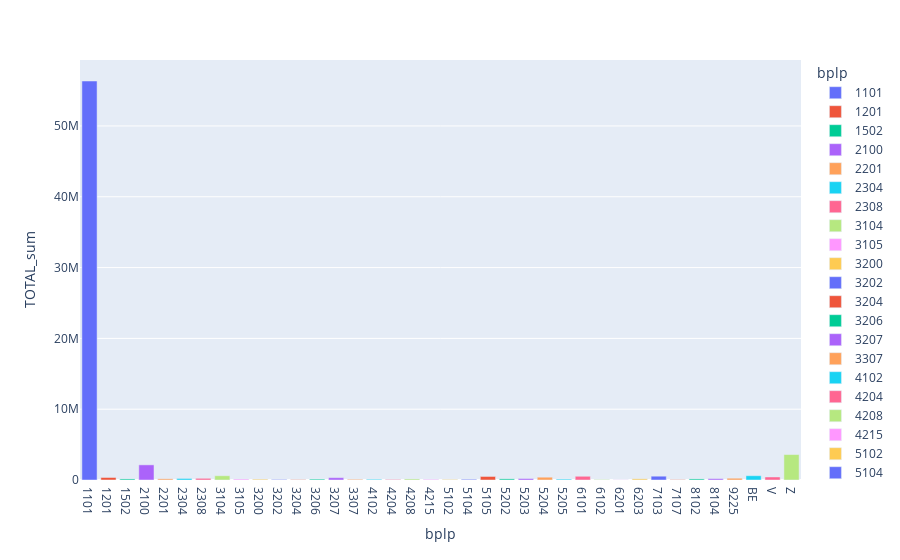

Here is the notebook cell this chart was saved with:
### Code cell
import plotly.express as px
fig = px.bar(country_of_origin_df, x='bplp', y='TOTAL_sum', color='bplp')
fig

### Figure 1 — Plotly figure (JSON) as saved in the notebook; plotly's stock layout.template omitted (floating-point values rounded to 4 significant figures)
{"data": [{"alignmentgroup": "True", "hovertemplate": "bplp=%{x}<br>TOTAL_sum=%{y}<extra></extra>", "legendgroup": "1101", "marker": {"color": "#636efa"}, "name": "1101", "offsetgroup": "1101", "orientation": "v", "showlegend": true, "textposition": "auto", "type": "bar", "x": ["1101"], "xaxis": "x", "y": [56349729], "yaxis": "y"}, {"alignmentgroup": "True", "hovertemplate": "bplp=%{x}<br>TOTAL_sum=%{y}<extra></extra>", "legendgroup": "1201", "marker": {"color": "#EF553B"}, "name": "1201", "offsetgroup": "1201", "orientation": "v", "showlegend": true, "textposition": "auto", "type": "bar", "x": ["1201"], "xaxis": "x", "y": [355757], "yaxis": "y"}, {"alignmentgroup": "True", "hovertemplate": "bplp=%{x}<br>TOTAL_sum=%{y}<extra></extra>", "legendgroup": "1502", "marker": {"color": "#00cc96"}, "name": "1502", "offsetgroup": "1502", "orientation": "v", "showlegend": true, "textposition": "auto", "type": "bar", "x": ["1502"], "xaxis": "x", "y": [149423], "yaxis": "y"}, {"alignmentgroup": "True", "hovertemplate": "bplp=%{x}<br>TOTAL_sum=%{y}<extra></extra>", "legendgroup": "2100", "marker": {"color": "#ab63fa"}, "name": "2100", "offsetgroup": "2100", "orientation": "v", "showlegend": true, "textposition": "auto", "type": "bar", "x": ["2100"], "xaxis": "x", "y": [2139231], "yaxis": "y"}, {"alignmentgroup": "True", "hovertemplate": "bplp=%{x}<br>TOTAL_sum=%{y}<extra></extra>", "legendgroup": "2201", "marker": {"color": "#FFA15A"}, "name": "2201", "offsetgroup": "2201", "orientation": "v", "showlegend": true, "textposition": "auto", "type": "bar", "x": ["2201"], "xaxis": "x", "y": [167860], "yaxis": "y"}, {"alignmentgroup": "True", "hovertemplate": "bplp=%{x}<br>TOTAL_sum=%{y}<extra></extra>", "legendgroup": "2304", "marker": {"color": "#19d3f3"}, "name": "2304", "offsetgroup": "2304", "orientation": "v", "showlegend": true, "textposition": "auto", "type": "bar", "x": ["2304"], "xaxis": "x", "y": [214530], "yaxis": "y"}, {"alignmentgroup": "True", "hovertemplate": "bplp=%{x}<br>TOTAL_sum=%{y}<extra></extra>", "legendgroup": "2308", "marker": {"color": "#FF6692"}, "name": "2308", "offsetgroup": "2308", "orientation": "v", "showlegend": true, "textposition": "auto", "type": "bar", "x": ["2308"], "xaxis": "x", "y": [238326], "yaxis": "y"}, {"alignmentgroup": "True", "hovertemplate": "bplp=%{x}<br>TOTAL_sum=%{y}<extra></extra>", "legendgroup": "3104", "marker": {"color": "#B6E880"}, "name": "3104", "offsetgroup": "3104", "orientation": "v", "showlegend": true, "textposition": "auto", "type": "bar", "x": ["3104"], "xaxis": "x", "y": [603216], "yaxis": "y"}, {"alignmentgroup": "True", "hovertemplate": "bplp=%{x}<br>TOTAL_sum=%{y}<extra></extra>", "legendgroup": "3105", "marker": {"color": "#FF97FF"}, "name": "3105", "offsetgroup": "3105", "orientation": "v", "showlegend": true, "textposition": "auto", "type": "bar", "x": ["3105"], "xaxis": "x", "y": [131908], "yaxis": "y"}, {"alignmentgroup": "True", "hovertemplate": "bplp=%{x}<br>TOTAL_sum=%{y}<extra></extra>", "legendgroup": "3200", "marker": {"color": "#FECB52"}, "name": "3200", "offsetgroup": "3200", "orientation": "v", "showlegend": true, "textposition": "auto", "type": "bar", "x": ["3200"], "xaxis": "x", "y": [113770], "yaxis": "y"}, {"alignmentgroup": "True", "hovertemplate": "bplp=%{x}<br>TOTAL_sum=%{y}<extra></extra>", "legendgroup": "3202", "marker": {"color": "#636efa"}, "name": "3202", "offsetgroup": "3202", "orientation": "v", "showlegend": true, "textposition": "auto", "type": "bar", "x": ["3202"], "xaxis": "x", "y": [74155], "yaxis": "y"}, {"alignmentgroup": "True", "hovertemplate": "bplp=%{x}<br>TOTAL_sum=%{y}<extra></extra>", "legendgroup": "3204", "marker": {"color": "#EF553B"}, "name": "3204", "offsetgroup": "3204", "orientation": "v", "showlegend": true, "textposition": "auto", "type": "bar", "x": ["3204"], "xaxis": "x", "y": [51919], "yaxis": "y"}, {"alignmentgroup": "True", "hovertemplate": "bplp=%{x}<br>TOTAL_sum=%{y}<extra></extra>", "legendgroup": "3206", "marker": {"color": "#00cc96"}, "name": "3206", "offsetgroup": "3206", "orientation": "v", "showlegend": true, "textposition": "auto", "type": "bar", "x": ["3206"], "xaxis": "x", "y": [124382], "yaxis": "y"}, {"alignmentgroup": "True", "hovertemplate": "bplp=%{x}<br>TOTAL_sum=%{y}<extra></extra>", "legendgroup": "3207", "marker": {"color": "#ab63fa"}, "name": "3207", "offsetgroup": "3207", "orientation": "v", "showlegend": true, "textposition": "auto", "type": "bar", "x": ["3207"], "xaxis": "x", "y": [326416], "yaxis": "y"}, {"alignmentgroup": "True", "hovertemplate": "bplp=%{x}<br>TOTAL_sum=%{y}<extra></extra>", "legendgroup": "3307", "marker": {"color": "#FFA15A"}, "name": "3307", "offsetgroup": "3307", "orientation": "v", "showlegend": true, "textposition": "auto", "type": "bar", "x": ["3307"], "xaxis": "x", "y": [100942], "yaxis": "y"}, {"alignmentgroup": "True", "hovertemplate": "bplp=%{x}<br>TOTAL_sum=%{y}<extra></extra>", "legendgroup": "4102", "marker": {"color": "#19d3f3"}, "name": "4102", "offsetgroup": "4102", "orientation": "v", "showlegend": true, "textposition": "auto", "type": "bar", "x": ["4102"], "xaxis": "x", "y": [103413], "yaxis": "y"}, {"alignmentgroup": "True", "hovertemplate": "bplp=%{x}<br>TOTAL_sum=%{y}<extra></extra>", "legendgroup": "4204", "marker": {"color": "#FF6692"}, "name": "4204", "offsetgroup": "4204", "orientation": "v", "showlegend": true, "textposition": "auto", "type": "bar", "x": ["4204"], "xaxis": "x", "y": [80673], "yaxis": "y"}, {"alignmentgroup": "True", "hovertemplate": "bplp=%{x}<br>TOTAL_sum=%{y}<extra></extra>", "legendgroup": "4208", "marker": {"color": "#B6E880"}, "name": "4208", "offsetgroup": "4208", "orientation": "v", "showlegend": true, "textposition": "auto", "type": "bar", "x": ["4208"], "xaxis": "x", "y": [151308], "yaxis": "y"}, {"alignmentgroup": "True", "hovertemplate": "bplp=%{x}<br>TOTAL_sum=%{y}<extra></extra>", "legendgroup": "4215", "marker": {"color": "#FF97FF"}, "name": "4215", "offsetgroup": "4215", "orientation": "v", "showlegend": true, "textposition": "auto", "type": "bar", "x": ["4215"], "xaxis": "x", "y": [93192], "yaxis": "y"}, {"alignmentgroup": "True", "hovertemplate": "bplp=%{x}<br>TOTAL_sum=%{y}<extra></extra>", "legendgroup": "5102", "marker": {"color": "#FECB52"}, "name": "5102", "offsetgroup": "5102", "orientation": "v", "showlegend": true, "textposition": "auto", "type": "bar", "x": ["5102"], "xaxis": "x", "y": [75829], "yaxis": "y"}, {"alignmentgroup": "True", "hovertemplate": "bplp=%{x}<br>TOTAL_sum=%{y}<extra></extra>", "legendgroup": "5104", "marker": {"color": "#636efa"}, "name": "5104", "offsetgroup": "5104", "orientation": "v", "showlegend": true, "textposition": "auto", "type": "bar", "x": ["5104"], "xaxis": "x", "y": [99612], "yaxis": "y"}, {"alignmentgroup": "True", "hovertemplate": "bplp=%{x}<br>TOTAL_sum=%{y}<extra></extra>", "legendgroup": "5105", "marker": {"color": "#EF553B"}, "name": "5105", "offsetgroup": "5105", "orientation": "v", "showlegend": true, "textposition": "auto", "type": "bar", "x": ["5105"], "xaxis": "x", "y": [499676], "yaxis": "y"}, {"alignmentgroup": "True", "hovertemplate": "bplp=%{x}<br>TOTAL_sum=%{y}<extra></extra>", "legendgroup": "5202", "marker": {"color": "#00cc96"}, "name": "5202", "offsetgroup": "5202", "orientation": "v", "showlegend": true, "textposition": "auto", "type": "bar", "x": ["5202"], "xaxis": "x", "y": [161348], "yaxis": "y"}, {"alignmentgroup": "True", "hovertemplate": "bplp=%{x}<br>TOTAL_sum=%{y}<extra></extra>", "legendgroup": "5203", "marker": {"color": "#ab63fa"}, "name": "5203", "offsetgroup": "5203", "orientation": "v", "showlegend": true, "textposition": "auto", "type": "bar", "x": ["5203"], "xaxis": "x", "y": [208535], "yaxis": "y"}, {"alignmentgroup": "True", "hovertemplate": "bplp=%{x}<br>TOTAL_sum=%{y}<extra></extra>", "legendgroup": "5204", "marker": {"color": "#FFA15A"}, "name": "5204", "offsetgroup": "5204", "orientation": "v", "showlegend": true, "textposition": "auto", "type": "bar", "x": ["5204"], "xaxis": "x", "y": [395704], "yaxis": "y"}, {"alignmentgroup": "True", "hovertemplate": "bplp=%{x}<br>TOTAL_sum=%{y}<extra></extra>", "legendgroup": "5205", "marker": {"color": "#19d3f3"}, "name": "5205", "offsetgroup": "5205", "orientation": "v", "showlegend": true, "textposition": "auto", "type": "bar", "x": ["5205"], "xaxis": "x", "y": [122062], "yaxis": "y"}, {"alignmentgroup": "True", "hovertemplate": "bplp=%{x}<br>TOTAL_sum=%{y}<extra></extra>", "legendgroup": "6101", "marker": {"color": "#FF6692"}, "name": "6101", "offsetgroup": "6101", "orientation": "v", "showlegend": true, "textposition": "auto", "type": "bar", "x": ["6101"], "xaxis": "x", "y": [525549], "yaxis": "y"}, {"alignmentgroup": "True", "hovertemplate": "bplp=%{x}<br>TOTAL_sum=%{y}<extra></extra>", "legendgroup": "6102", "marker": {"color": "#B6E880"}, "name": "6102", "offsetgroup": "6102", "orientation": "v", "showlegend": true, "textposition": "auto", "type": "bar", "x": ["6102"], "xaxis": "x", "y": [67229], "yaxis": "y"}, {"alignmentgroup": "True", "hovertemplate": "bplp=%{x}<br>TOTAL_sum=%{y}<extra></extra>", "legendgroup": "6201", "marker": {"color": "#FF97FF"}, "name": "6201", "offsetgroup": "6201", "orientation": "v", "showlegend": true, "textposition": "auto", "type": "bar", "x": ["6201"], "xaxis": "x", "y": [25468], "yaxis": "y"}, {"alignmentgroup": "True", "hovertemplate": "bplp=%{x}<br>TOTAL_sum=%{y}<extra></extra>", "legendgroup": "6203", "marker": {"color": "#FECB52"}, "name": "6203", "offsetgroup": "6203", "orientation": "v", "showlegend": true, "textposition": "auto", "type": "bar", "x": ["6203"], "xaxis": "x", "y": [166185], "yaxis": "y"}, {"alignmentgroup": "True", "hovertemplate": "bplp=%{x}<br>TOTAL_sum=%{y}<extra></extra>", "legendgroup": "7103", "marker": {"color": "#636efa"}, "name": "7103", "offsetgroup": "7103", "orientation": "v", "showlegend": true, "textposition": "auto", "type": "bar", "x": ["7103"], "xaxis": "x", "y": [537921], "yaxis": "y"}, {"alignmentgroup": "True", "hovertemplate": "bplp=%{x}<br>TOTAL_sum=%{y}<extra></extra>", "legendgroup": "7107", "marker": {"color": "#EF553B"}, "name": "7107", "offsetgroup": "7107", "orientation": "v", "showlegend": true, "textposition": "auto", "type": "bar", "x": ["7107"], "xaxis": "x", "y": [53470], "yaxis": "y"}, {"alignmentgroup": "True", "hovertemplate": "bplp=%{x}<br>TOTAL_sum=%{y}<extra></extra>", "legendgroup": "8102", "marker": {"color": "#00cc96"}, "name": "8102", "offsetgroup": "8102", "orientation": "v", "showlegend": true, "textposition": "auto", "type": "bar", "x": ["8102"], "xaxis": "x", "y": [150445], "yaxis": "y"}, {"alignmentgroup": "True", "hovertemplate": "bplp=%{x}<br>TOTAL_sum=%{y}<extra></extra>", "legendgroup": "8104", "marker": {"color": "#ab63fa"}, "name": "8104", "offsetgroup": "8104", "orientation": "v", "showlegend": true, "textposition": "auto", "type": "bar", "x": ["8104"], "xaxis": "x", "y": [192416], "yaxis": "y"}, {"alignmentgroup": "True", "hovertemplate": "bplp=%{x}<br>TOTAL_sum=%{y}<extra></extra>", "legendgroup": "9225", "marker": {"color": "#FFA15A"}, "name": "9225", "offsetgroup": "9225", "orientation": "v", "showlegend": true, "textposition": "auto", "type": "bar", "x": ["9225"], "xaxis": "x", "y": [249797], "yaxis": "y"}, {"alignmentgroup": "True", "hovertemplate": "bplp=%{x}<br>TOTAL_sum=%{y}<extra></extra>", "legendgroup": "BE", "marker": {"color": "#19d3f3"}, "name": "BE", "offsetgroup": "BE", "orientation": "v", "showlegend": true, "textposition": "auto", "type": "bar", "x": ["BE"], "xaxis": "x", "y": [604801], "yaxis": "y"}, {"alignmentgroup": "True", "hovertemplate": "bplp=%{x}<br>TOTAL_sum=%{y}<extra></extra>", "legendgroup": "V", "marker": {"color": "#FF6692"}, "name": "V", "offsetgroup": "V", "orientation": "v", "showlegend": true, "textposition": "auto", "type": "bar", "x": ["V"], "xaxis": "x", "y": [425811], "yaxis": "y"}, {"alignmentgroup": "True", "hovertemplate": "bplp=%{x}<br>TOTAL_sum=%{y}<extra></extra>", "legendgroup": "Z", "marker": {"color": "#B6E880"}, "name": "Z", "offsetgroup": "Z", "orientation": "v", "showlegend": true, "textposition": "auto", "type": "bar", "x": ["Z"], "xaxis": "x", "y": [3596134], "yaxis": "y"}], "layout": {"barmode": "relative", "legend": {"title": {"text": "bplp"}, "tracegroupgap": 0}, "margin": {"t": 60}, "xaxis": {"anchor": "y", "categoryarray": ["1101", "1201", "1502", "2100", "2201", "2304", "2308", "3104", "3105", "3200", "3202", "3204", "3206", "3207", "3307", "4102", "4204", "4208", "4215", "5102", "5104", "5105", "5202", "5203", "5204", "5205", "6101", "6102", "6201", "6203", "7103", "7107", "8102", "8104", "9225", "BE", "V", "Z"], "categoryorder": "array", "domain": [0, 1], "title": {"text": "bplp"}}, "yaxis": {"anchor": "x", "domain": [0, 1], "title": {"text": "TOTAL_sum"}}}}
